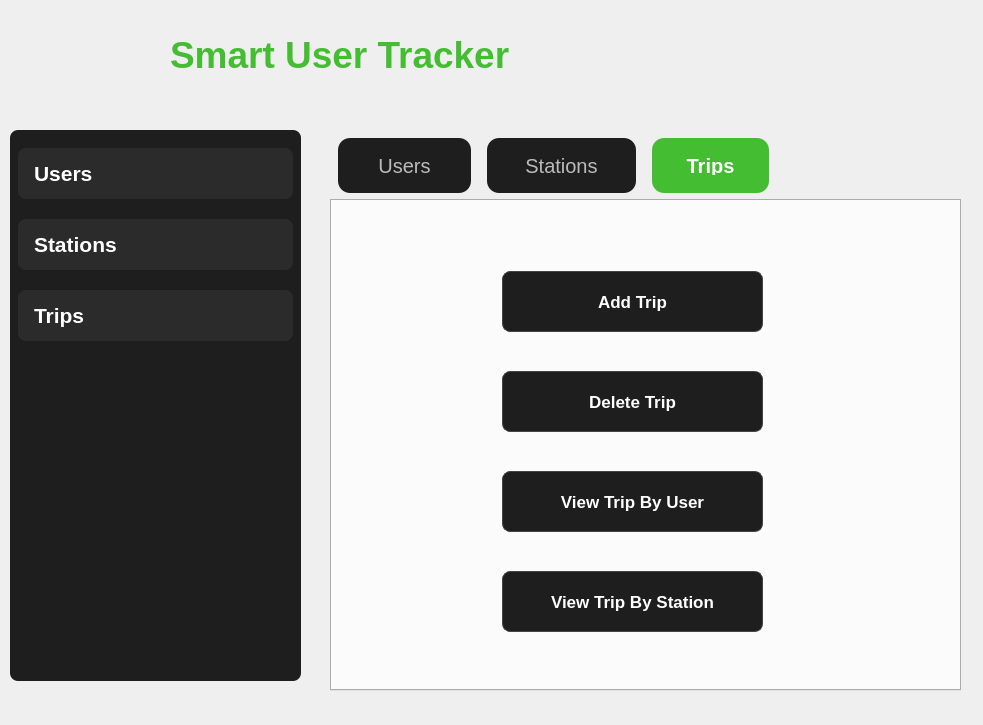
<?xml version="1.0" encoding="UTF-8"?>
<ui version="4.0">
 <class>main</class>
 <widget class="QWidget" name="main">
  <property name="geometry">
   <rect>
    <x>0</x>
    <y>0</y>
    <width>983</width>
    <height>725</height>
   </rect>
  </property>
  <property name="windowTitle">
   <string>main</string>
  </property>
  <property name="styleSheet">
   <string notr="true">QMainWindow {
    background-color: #000000; /* الخلفية الرئيسية سوداء */
}

/* Sidebar */
QListWidget {
    background-color: #1e1e1e;
    color: #ffffff;
    border-radius: 8px;
    font-size: 12pt;
}
QListWidget::item:selected {
    background: #00a8ff;
    color: white;
}
QListWidget::item:hover {
    background: #333333;
}

/* Tabs */
QTabBar::tab {
    font-size: 12pt;
    padding: 8px 20px;
    margin: 4px;
    border-radius: 12px;
    background: #1e1e1e;
    color: #bbbbbb;
}
QTabBar::tab:selected {
    background: #44bd32;
    color: white;
    font-weight: bold;
}
QTabBar::tab:hover {
    background: #4cd137;
    color: white;
}

/* Forms (LineEdits, Labels) */
QLabel {
    color: #44bd32;
    font-size: 15pt;
}
QLineEdit {
    font-size: 11pt;
    padding: 6px;
    border: 1px solid #444444;
    border-radius: 6px;
    background: #1e1e1e;
    color: #ffffff;
}
QLineEdit:focus {
    border: 2px solid #44bd32;
    background: #2c2c2c;
    color: #ffffff;
}

/* Buttons */
QPushButton {
    font-size: 11pt;
    font-weight: bold;
    padding: 8px 16px;
    border-radius: 8px;
    color: white;
    background-color: #1e1e1e;
    border: 1px solid #444;
}
QPushButton#add {
    background-color: #44bd32;
}
QPushButton#add:hover {
    background-color: #4cd137;
}
QPushButton#update {
    background-color: #0097e6;
}
QPushButton#update:hover {
    background-color: #00a8ff;
}
QPushButton#delete {
    background-color: #e84118;
}
QPushButton#delete:hover {
    background-color: #c23616;
}
</string>
  </property>
  <widget class="QTabWidget" name="tapWidget">
   <property name="geometry">
    <rect>
     <x>330</x>
     <y>130</y>
     <width>631</width>
     <height>561</height>
    </rect>
   </property>
   <property name="font">
    <font>
     <pointsize>12</pointsize>
    </font>
   </property>
   <property name="focusPolicy">
    <enum>Qt::NoFocus</enum>
   </property>
   <property name="styleSheet">
    <string notr="true">QMainWindow {
    background-color: #000000; /* الخلفية الرئيسية سوداء */
}
QPushButton:pressed, QPushButton:checked {
    background-color: #44bd32; /* green when clicked */
    color: white;}
/* Sidebar */
QListWidget {
	background-color: rgb(84, 69, 68);
    color: #ffffff;
    border-radius: 8px;
    font-size: 12pt;

}
QListWidget::item:selected {
    background: #00a8ff;
    color: white;
}
QListWidget::item:hover {
    background: #333333;
}

/* Tabs */
QTabBar::tab {
    font-size: 15pt;
    padding: 18px 32px;
    margin: 8px;
    border-radius: 12px;
    background: #1e1e1e;
    color: #bbbbbb;
}
QTabBar::tab:selected {
    background: #44bd32;
    color: white;
    font-weight: bold;
}
QTabBar::tab:hover {
    background: #4cd137;
    color: white;
}

/* Forms (LineEdits, Labels) */
QLabel {
    color: #ffffff;
    font-size: 11pt;
}
QLineEdit {
    font-size: 11pt;
    padding: 6px;
    border: 1px solid #444444;
    border-radius: 6px;
    background: #1e1e1e;
    color: #ffffff;
}
QLineEdit:focus {
    border: 2px solid #44bd32;
    background: #2c2c2c;
    color: #ffffff;
}

/* Buttons */
QPushButton {
    font-size: 13pt;
    font-weight: bold;
    padding: 8px 16px;
    border-radius: 8px;
    color: white;
    background-color: #1e1e1e;
    border: 1px solid #444;
}
QPushButton#add {
    background-color: #44bd32;
}
QPushButton#add:hover {
    background-color: #4cd137;
}
QPushButton#update {
    background-color: #0097e6;
}
QPushButton#update:hover {
    background-color: #00a8ff;
}
QPushButton#delete {
    background-color: #e84118;
}
QPushButton#delete:hover {
    background-color: #c23616;
}
/* ---------------- Buttons ---------------- */
QPushButton:pressed, QPushButton:checked {
    background-color: #44bd32; /* green when clicked */
    color: white;
}

/* ---------------- LineEdits ---------------- */
QLineEdit:focus {
    border: 2px solid #44bd32; /* green border when focused */
    background: #2c2c2c;
    color: #ffffff;
}

/* ---------------- QListWidget Items ---------------- */
QListWidget::item:selected {
    background-color: #44bd32; /* green when selected */
    color: white;
}

/* ---------------- QTabBar Tabs ---------------- */
QTabBar::tab:selected {
    background-color: #44bd32; /* green for selected tab */
    color: white;
    font-weight: bold;
}
</string>
   </property>
   <property name="currentIndex">
    <number>2</number>
   </property>
   <widget class="QWidget" name="students_tap">
    <property name="focusPolicy">
     <enum>Qt::TabFocus</enum>
    </property>
    <attribute name="title">
     <string>   Users   </string>
    </attribute>
    <widget class="QPushButton" name="addUserButton">
     <property name="geometry">
      <rect>
       <x>170</x>
       <y>70</y>
       <width>261</width>
       <height>61</height>
      </rect>
     </property>
     <property name="styleSheet">
      <string notr="true">QPushButton:pressed, QPushButton:checked {
    background-color: #44bd32; /* green when clicked */
    color: white;}</string>
     </property>
     <property name="text">
      <string> Add User</string>
     </property>
    </widget>
    <widget class="QPushButton" name="deleteButton">
     <property name="geometry">
      <rect>
       <x>170</x>
       <y>170</y>
       <width>261</width>
       <height>61</height>
      </rect>
     </property>
     <property name="text">
      <string>Delete User</string>
     </property>
    </widget>
    <widget class="QPushButton" name="viewUsersButton">
     <property name="geometry">
      <rect>
       <x>170</x>
       <y>270</y>
       <width>261</width>
       <height>61</height>
      </rect>
     </property>
     <property name="text">
      <string>View Users</string>
     </property>
    </widget>
   </widget>
   <widget class="QWidget" name="enrollment_tap">
    <property name="focusPolicy">
     <enum>Qt::TabFocus</enum>
    </property>
    <attribute name="title">
     <string>   Stations   </string>
    </attribute>
    <widget class="QPushButton" name="addStationButton">
     <property name="geometry">
      <rect>
       <x>170</x>
       <y>70</y>
       <width>261</width>
       <height>61</height>
      </rect>
     </property>
     <property name="text">
      <string> Add Station</string>
     </property>
    </widget>
    <widget class="QPushButton" name="SdeleteButton">
     <property name="geometry">
      <rect>
       <x>170</x>
       <y>170</y>
       <width>261</width>
       <height>61</height>
      </rect>
     </property>
     <property name="text">
      <string>Delete Station</string>
     </property>
    </widget>
    <widget class="QPushButton" name="viewStationsButton">
     <property name="geometry">
      <rect>
       <x>170</x>
       <y>270</y>
       <width>261</width>
       <height>61</height>
      </rect>
     </property>
     <property name="text">
      <string>Search Station</string>
     </property>
    </widget>
   </widget>
   <widget class="QWidget" name="courses_tap">
    <property name="focusPolicy">
     <enum>Qt::TabFocus</enum>
    </property>
    <attribute name="title">
     <string>  Trips  </string>
    </attribute>
    <widget class="QPushButton" name="addTripButton">
     <property name="geometry">
      <rect>
       <x>170</x>
       <y>70</y>
       <width>261</width>
       <height>61</height>
      </rect>
     </property>
     <property name="text">
      <string>Add Trip</string>
     </property>
    </widget>
    <widget class="QPushButton" name="TdeleteButton">
     <property name="geometry">
      <rect>
       <x>170</x>
       <y>170</y>
       <width>261</width>
       <height>61</height>
      </rect>
     </property>
     <property name="text">
      <string>Delete Trip</string>
     </property>
    </widget>
    <widget class="QPushButton" name="viewTripsByUserButton">
     <property name="geometry">
      <rect>
       <x>170</x>
       <y>270</y>
       <width>261</width>
       <height>61</height>
      </rect>
     </property>
     <property name="text">
      <string>View Trip By User</string>
     </property>
    </widget>
    <widget class="QPushButton" name="viewTripsByStationButton">
     <property name="geometry">
      <rect>
       <x>170</x>
       <y>370</y>
       <width>261</width>
       <height>61</height>
      </rect>
     </property>
     <property name="text">
      <string>View Trip By Station</string>
     </property>
    </widget>
   </widget>
  </widget>
  <widget class="QListWidget" name="listWidget">
   <property name="geometry">
    <rect>
     <x>10</x>
     <y>130</y>
     <width>291</width>
     <height>551</height>
    </rect>
   </property>
   <property name="styleSheet">
    <string notr="true">QMainWindow {
    background-color: #000000; /* Main background black */
}

/* Sidebar */
QListWidget {
    background-color: #1e1e1e;
    color: #ffffff;
    border-radius: 8px;
    font-size: 12pt;
    padding: 8px; /* padding inside the widget */
}

QListWidget::item {
    padding: 13px;          /* space inside each item */
    margin: 10px 0;          /* space between items */
    border-radius: 8px;     /* rounded look */
    background: #2b2b2b;    /* item background */
}

QListWidget::item:selected {
    background: #00a8ff;
    color: white;
    font-weight: bold;


}

QListWidget::item:hover {
    background-color: #44bd32; /* green when selected */
}

/* Tabs */
QTabBar::tab {
    font-size: 12pt;
    padding: 8px 20px;
    margin: 6px;
    border-radius: 12px;
    background: #1e1e1e;
    color: #bbbbbb;
}

QTabBar::tab:selected {
    background: #44bd32;
    color: white;
    font-weight: bold;
}

QTabBar::tab:hover {
    background: #4cd137;
    color: white;
}

/* Forms (LineEdits, Labels) */
QLabel {
    color: #ffffff;
    font-size: 11pt;
}

QLineEdit {
    font-size: 11pt;
    padding: 6px;
    border: 1px solid #444444;
    border-radius: 6px;
    background: #1e1e1e;
    color: #ffffff;
}

QLineEdit:focus {
    border: 2px solid #44bd32;
    background: #2c2c2c;
    color: #ffffff;
}

/* ComboBox */
QComboBox {
    font-size: 11pt;
    padding: 6px;
    border: 1px solid #444444;
    border-radius: 6px;
    background: #1e1e1e;
    color: #ffffff;
}

QComboBox QAbstractItemView {
    background-color: #1e1e1e;
    selection-background-color: #44bd32;
    color: white;
}

/* Buttons */
QPushButton {
    font-size: 11pt;
    font-weight: bold;
    padding: 8px 16px;
    border-radius: 8px;
    color: white;
    background-color: #1e1e1e;
    border: 1px solid #444;
}

QPushButton#add {
    background-color: #44bd32;
}
QPushButton#add:hover {
    background-color: #4cd137;
}

QPushButton#update {
    background-color: #0097e6;
}
QPushButton#update:hover {
    background-color: #00a8ff;
}

QPushButton#delete {
    background-color: #e84118;
}
QPushButton#delete:hover {
    background-color: #c23616;
}
QMainWindow {
    background-color: #000000; /* الخلفية الرئيسية سوداء */
}

/* Sidebar */
QListWidget {
    background-color: #1e1e1e;
    color: #ffffff;
    border-radius: 8px;
    font-size: 12pt;
}
QListWidget::item:selected {
    background: #00a8ff;
    color: white;
}
QListWidget::item:hover {
    background:  #44bd32;
}

/* Tabs */
QTabBar::tab {
    font-size: 12pt;
    padding: 8px 20px;
    margin: 4px;
    border-radius: 12px;
    background: #1e1e1e;
    color: #bbbbbb;
}
QTabBar::tab:selected {
    background: #44bd32;
    color: white;
    font-weight: bold;
}
QTabBar::tab:hover {
    background: #4cd137;
    color: white;
}

/* Forms (LineEdits, Labels) */
QLabel {
    color: #ffffff;
    font-size: 11pt;
}
QLineEdit {
    font-size: 11pt;
    padding: 6px;
    border: 1px solid #444444;
    border-radius: 6px;
    background: #1e1e1e;
    color: #ffffff;
}
QLineEdit:focus {
    border: 2px solid #44bd32;
    background: #2c2c2c;
    color: #ffffff;
}


/* ---------------- QListWidget Items ---------------- */
QListWidget::item:selected {
    background-color: #44bd32; /* green when selected */
    color: white;
}


</string>
   </property>
   <item>
    <property name="text">
     <string>Users</string>
    </property>
    <property name="font">
     <font>
      <pointsize>16</pointsize>
      <weight>75</weight>
      <bold>true</bold>
     </font>
    </property>
    <property name="textAlignment">
     <set>AlignJustify|AlignVCenter</set>
    </property>
   </item>
   <item>
    <property name="text">
     <string>Stations</string>
    </property>
    <property name="font">
     <font>
      <pointsize>16</pointsize>
      <weight>75</weight>
      <bold>true</bold>
     </font>
    </property>
   </item>
   <item>
    <property name="text">
     <string>Trips</string>
    </property>
    <property name="font">
     <font>
      <pointsize>16</pointsize>
      <weight>75</weight>
      <bold>true</bold>
     </font>
    </property>
   </item>
  </widget>
  <widget class="QLabel" name="label">
   <property name="geometry">
    <rect>
     <x>170</x>
     <y>0</y>
     <width>581</width>
     <height>111</height>
    </rect>
   </property>
   <property name="styleSheet">
    <string notr="true">QMainWindow {
    background-color: #000000; /* الخلفية الرئيسية سوداء */
}

/* Sidebar */
QListWidget {
    background-color: #1e1e1e;
    color: #ffffff;
    border-radius: 8px;
    font-size: 12pt;
}
QListWidget::item:selected {
    background: #00a8ff;
    color: white;
}
QListWidget::item:hover {
    background: #333333;
}

/* Tabs */
QTabBar::tab {
    font-size: 12pt;
    padding: 8px 20px;
    margin: 4px;
    border-radius: 12px;
    background: #1e1e1e;
    color: #bbbbbb;
}
QTabBar::tab:selected {
    background: #44bd32;
    color: white;
    font-weight: bold;
}
QTabBar::tab:hover {
    background: #4cd137;
    color: white;
}

/* Forms (LineEdits, Labels) */
QLabel {
	color: rgb(26, 175, 0);
    font-size: 11pt;
}
QLineEdit {
    font-size: 11pt;
    padding: 6px;
    border: 1px solid #444444;
    border-radius: 6px;
    background: #1e1e1e;
    color: #ffffff;
}
QLineEdit:focus {
    border: 2px solid #44bd32;
    background: #2c2c2c;
    color: #ffffff;
}

/* Buttons */
QPushButton {
    font-size: 11pt;
    font-weight: bold;
    padding: 8px 16px;
    border-radius: 8px;
    color: white;
    background-color: #1e1e1e;
    border: 1px solid #444;
}
QPushButton#add {
    background-color: #44bd32;
}
QPushButton#add:hover {
    background-color: #4cd137;
}
QPushButton#update {
    background-color: #0097e6;
}
QPushButton#update:hover {
    background-color: #00a8ff;
}
QPushButton#delete {
    background-color: #e84118;
}
QPushButton#delete:hover {
    background-color: #c23616;
}
QLabel{
    font-size: 35px;
    font-weight: bold;
	color: rgb(13, 13, 13);
    qproperty-alignment: 'AlignCenter'; /* Forces center alignment */
}

</string>
   </property>
   <property name="text">
    <string>&lt;html&gt;&lt;head/&gt;&lt;body&gt;&lt;p&gt;&lt;span style=&quot; font-size:28pt; color:#44bd32;&quot;&gt;Smart User Tracker&lt;/span&gt;&lt;/p&gt;&lt;/body&gt;&lt;/html&gt;</string>
   </property>
  </widget>
 </widget>
 <resources/>
 <connections>
  <connection>
   <sender>tapWidget</sender>
   <signal>currentChanged(int)</signal>
   <receiver>listWidget</receiver>
   <slot>selectAll()</slot>
   <hints>
    <hint type="sourcelabel">
     <x>288</x>
     <y>259</y>
    </hint>
    <hint type="destinationlabel">
     <x>180</x>
     <y>262</y>
    </hint>
   </hints>
  </connection>
  <connection>
   <sender>listWidget</sender>
   <signal>currentRowChanged(int)</signal>
   <receiver>tapWidget</receiver>
   <slot>setCurrentIndex(int)</slot>
   <hints>
    <hint type="sourcelabel">
     <x>143</x>
     <y>154</y>
    </hint>
    <hint type="destinationlabel">
     <x>323</x>
     <y>183</y>
    </hint>
   </hints>
  </connection>
  <connection>
   <sender>listWidget</sender>
   <signal>currentRowChanged(int)</signal>
   <receiver>tapWidget</receiver>
   <slot>setCurrentIndex(int)</slot>
   <hints>
    <hint type="sourcelabel">
     <x>160</x>
     <y>143</y>
    </hint>
    <hint type="destinationlabel">
     <x>296</x>
     <y>153</y>
    </hint>
   </hints>
  </connection>
 </connections>
 <slots>
  <slot>slot1()</slot>
 </slots>
</ui>
